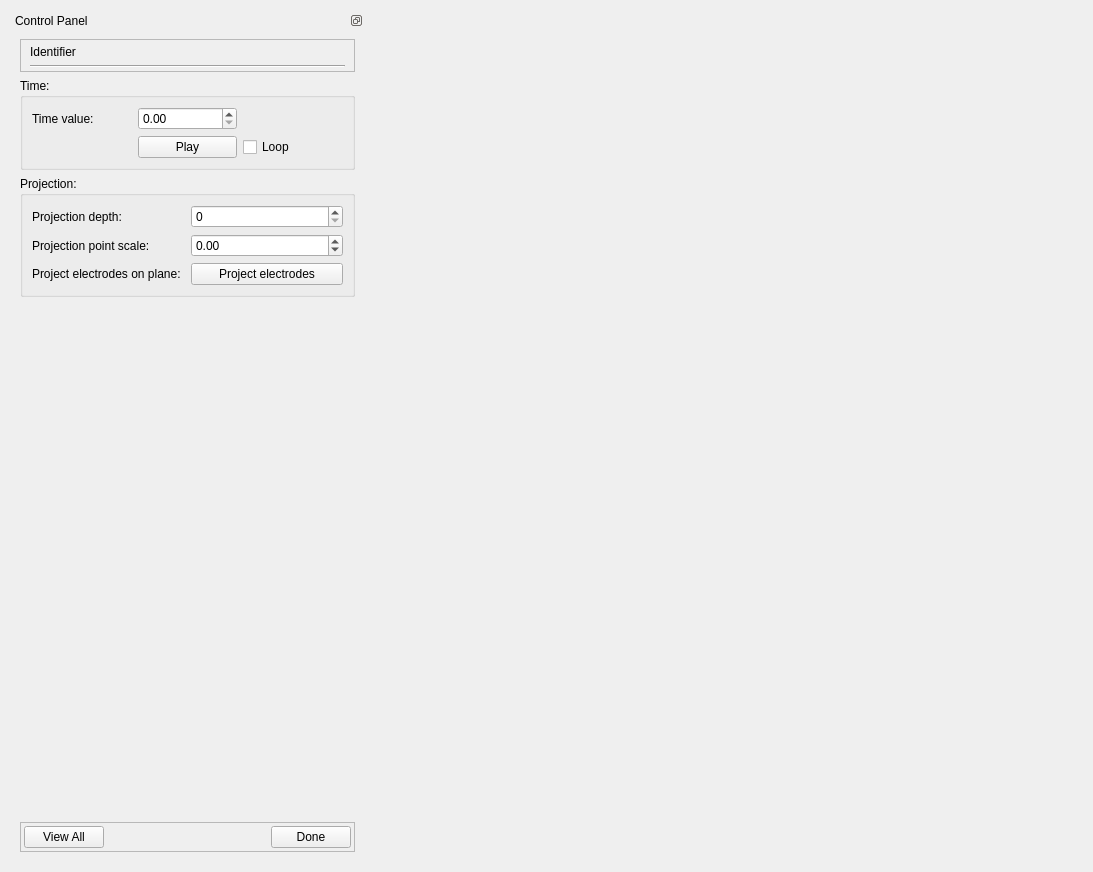
<?xml version="1.0" encoding="UTF-8"?>
<ui version="4.0">
 <class>ElectrodeProjectionWidget</class>
 <widget class="QWidget" name="ElectrodeProjectionWidget">
  <property name="geometry">
   <rect>
    <x>0</x>
    <y>0</y>
    <width>1093</width>
    <height>872</height>
   </rect>
  </property>
  <property name="sizePolicy">
   <sizepolicy hsizetype="Preferred" vsizetype="Preferred">
    <horstretch>0</horstretch>
    <verstretch>0</verstretch>
   </sizepolicy>
  </property>
  <property name="windowTitle">
   <string>Electrode Projection</string>
  </property>
  <layout class="QGridLayout" name="gridLayout">
   <item row="0" column="0">
    <widget class="QDockWidget" name="dockWidget">
     <property name="sizePolicy">
      <sizepolicy hsizetype="Preferred" vsizetype="Expanding">
       <horstretch>1</horstretch>
       <verstretch>0</verstretch>
      </sizepolicy>
     </property>
     <property name="minimumSize">
      <size>
       <width>353</width>
       <height>430</height>
      </size>
     </property>
     <property name="features">
      <set>QDockWidget::DockWidgetFloatable|QDockWidget::DockWidgetMovable</set>
     </property>
     <property name="allowedAreas">
      <set>Qt::AllDockWidgetAreas</set>
     </property>
     <property name="windowTitle">
      <string>Control Panel</string>
     </property>
     <widget class="QWidget" name="dockWidgetContents">
      <property name="sizePolicy">
       <sizepolicy hsizetype="Preferred" vsizetype="Expanding">
        <horstretch>0</horstretch>
        <verstretch>0</verstretch>
       </sizepolicy>
      </property>
      <layout class="QVBoxLayout" name="verticalLayout">
       <item>
        <widget class="QFrame" name="identifier_frame">
         <property name="minimumSize">
          <size>
           <width>0</width>
           <height>0</height>
          </size>
         </property>
         <property name="frameShape">
          <enum>QFrame::StyledPanel</enum>
         </property>
         <property name="frameShadow">
          <enum>QFrame::Raised</enum>
         </property>
         <layout class="QVBoxLayout" name="verticalLayout_4">
          <property name="topMargin">
           <number>5</number>
          </property>
          <property name="bottomMargin">
           <number>3</number>
          </property>
          <item>
           <widget class="QLabel" name="identifier_label">
            <property name="text">
             <string>Identifier</string>
            </property>
           </widget>
          </item>
          <item>
           <widget class="Line" name="line">
            <property name="orientation">
             <enum>Qt::Horizontal</enum>
            </property>
           </widget>
          </item>
         </layout>
        </widget>
       </item>
       <item>
        <widget class="QGroupBox" name="time_groupBox">
         <property name="title">
          <string>Time:</string>
         </property>
         <layout class="QGridLayout" name="gridLayout_4">
          <item row="1" column="1">
           <widget class="QPushButton" name="timePlayStop_pushButton">
            <property name="text">
             <string>Play</string>
            </property>
           </widget>
          </item>
          <item row="0" column="0">
           <widget class="QLabel" name="timeValue_label">
            <property name="text">
             <string>Time value:</string>
            </property>
           </widget>
          </item>
          <item row="0" column="1">
           <widget class="QDoubleSpinBox" name="timeValue_doubleSpinBox">
            <property name="maximum">
             <double>12000.000000000000000</double>
            </property>
           </widget>
          </item>
          <item row="1" column="2">
           <widget class="QCheckBox" name="timeLoop_checkBox">
            <property name="text">
             <string>Loop</string>
            </property>
           </widget>
          </item>
         </layout>
        </widget>
       </item>
       <item>
        <widget class="QGroupBox" name="projection_groupBox">
         <property name="title">
          <string>Projection:</string>
         </property>
         <layout class="QGridLayout" name="gridLayout_3">
          <item row="3" column="0">
           <widget class="QLabel" name="projectElectrodes_label">
            <property name="text">
             <string>Project electrodes on plane:</string>
            </property>
           </widget>
          </item>
          <item row="3" column="2">
           <widget class="QPushButton" name="projectElectrodes_pushButton">
            <property name="text">
             <string>Project electrodes</string>
            </property>
           </widget>
          </item>
          <item row="1" column="2">
           <widget class="QSpinBox" name="projectionDepth_spinBox">
            <property name="maximum">
             <number>9999</number>
            </property>
           </widget>
          </item>
          <item row="1" column="0">
           <widget class="QLabel" name="projectionDepth_label">
            <property name="text">
             <string>Projection depth:</string>
            </property>
           </widget>
          </item>
          <item row="2" column="0">
           <widget class="QLabel" name="projectionPointScale_label">
            <property name="text">
             <string>Projection point scale:</string>
            </property>
           </widget>
          </item>
          <item row="2" column="2">
           <widget class="QDoubleSpinBox" name="projectionPointScale_doubleSpinBox">
            <property name="minimum">
             <double>-99.989999999999995</double>
            </property>
            <property name="singleStep">
             <double>0.100000000000000</double>
            </property>
           </widget>
          </item>
         </layout>
        </widget>
       </item>
       <item>
        <spacer name="verticalSpacer">
         <property name="orientation">
          <enum>Qt::Vertical</enum>
         </property>
         <property name="sizeHint" stdset="0">
          <size>
           <width>20</width>
           <height>557</height>
          </size>
         </property>
        </spacer>
       </item>
       <item>
        <widget class="QFrame" name="frame">
         <property name="frameShape">
          <enum>QFrame::StyledPanel</enum>
         </property>
         <property name="frameShadow">
          <enum>QFrame::Raised</enum>
         </property>
         <layout class="QHBoxLayout" name="horizontalLayout_2">
          <property name="leftMargin">
           <number>3</number>
          </property>
          <property name="topMargin">
           <number>3</number>
          </property>
          <property name="rightMargin">
           <number>3</number>
          </property>
          <property name="bottomMargin">
           <number>3</number>
          </property>
          <item>
           <widget class="QPushButton" name="viewAll_button">
            <property name="text">
             <string>View All</string>
            </property>
           </widget>
          </item>
          <item>
           <spacer name="horizontalSpacer">
            <property name="orientation">
             <enum>Qt::Horizontal</enum>
            </property>
            <property name="sizeHint" stdset="0">
             <size>
              <width>40</width>
              <height>20</height>
             </size>
            </property>
           </spacer>
          </item>
          <item>
           <widget class="QPushButton" name="done_button">
            <property name="sizePolicy">
             <sizepolicy hsizetype="Minimum" vsizetype="Fixed">
              <horstretch>0</horstretch>
              <verstretch>0</verstretch>
             </sizepolicy>
            </property>
            <property name="text">
             <string>Done</string>
            </property>
           </widget>
          </item>
         </layout>
        </widget>
       </item>
      </layout>
     </widget>
    </widget>
   </item>
   <item row="0" column="1">
    <widget class="BaseSceneviewerWidget" name="sceneviewer_widget" native="true">
     <property name="sizePolicy">
      <sizepolicy hsizetype="Expanding" vsizetype="Preferred">
       <horstretch>4</horstretch>
       <verstretch>0</verstretch>
      </sizepolicy>
     </property>
    </widget>
   </item>
  </layout>
 </widget>
 <customwidgets>
  <customwidget>
   <class>BaseSceneviewerWidget</class>
   <extends>QWidget</extends>
   <header>opencmiss/utils/zinc/widgets/basesceneviewerwidget.h</header>
   <container>1</container>
  </customwidget>
 </customwidgets>
 <resources>
  <include location="../../../../mapclientplugins.parametricfittingstep/mapclientplugins/parametricfittingstep/qt/resources.qrc"/>
 </resources>
 <connections/>
</ui>
